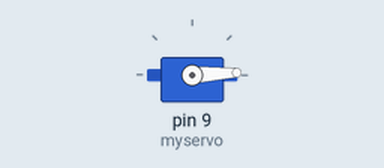
This sketch was run on a simulated Arduino Uno, built with avr-gcc and run on an emulated ATmega328P. Shown: servo.

Above: at 0.05 s.
At 1.3 s:
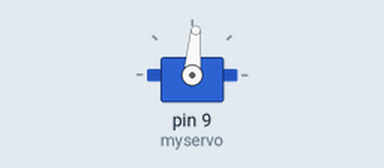
At 2.6 s:
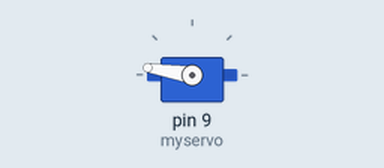
At 5.2 s:
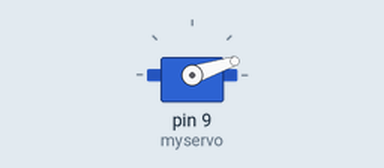
Timing chart, 0 to 7.1 s (numbered marks = the images above):
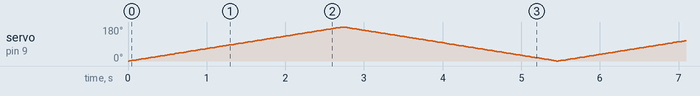

The sketch:

Servo.ino
```cpp
#include <Servo.h>

Servo myservo;
int p = 0;

void setup() {
  myservo.attach(9);
}

void loop() {
  for (p = 0; p <= 180; p += 1)
  {
    myservo.write(p);
    delay(15);
  }
  for (p = 180; p >= 0; p -= 1)
  {
    myservo.write(p);
    delay(15);
  }
}
```
